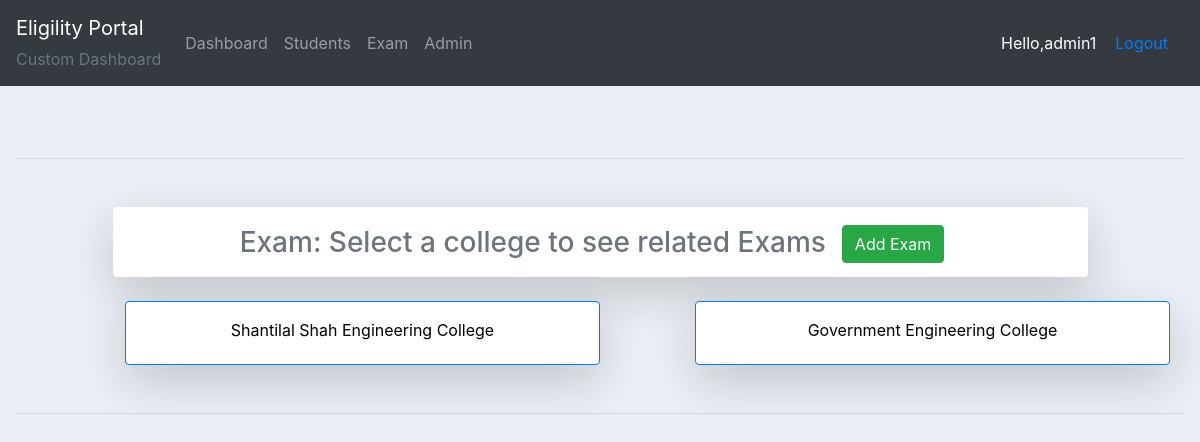
Page /adminapp/exam/ (signed in) on the committed database.
### exam/models.py (models this page shows)
class College(models.Model):
    clg_name = models.CharField(max_length=300)
    def __str__(self):
        return self.clg_name

### exam/decorators.py (the view)
        def wrapper_func(request, *args,  **kwargs):
            group = None
            if request.user.groups.exists():
                group = request.user.groups.all()[0].name
            if group in allowed_roles:
                return view_func(request, *args, **kwargs)
            else:
                return HttpResponse('Not Allowed')

### adminapp/views.py (called while the page is built)
@login_required(login_url='adminapp:loginadmin/')
@allowed_users(allowed_roles=['admin'])
def exam(request):
    college_list = College.objects.all()
    context = {'college_list':college_list}
    return render(request, 'adminapp/exam.html', context)

### adminapp/templates/adminapp/exam.html (shortened to what this page needs)
{% extends 'adminapp/main.html' %}
{% block content %}
<br>
<hr class="my-5">
<div class="colleges col-md-10 offset-md-1 shadow-lg bg-white rounded align-middle"><h3 class="head text-center text-muted align-middle">Exam: Select a college to see related Exams<span class="mx-3"><a href="{% url 'adminapp:addexam' %}" class="btn btn-success">Add Exam</a></span></h3></div>
<div class="container">
	<div class="row mt-3">
	{% for college in college_list %}
		<a href="{% url 'adminapp:college-exam' college.id %}" class="btn btn-primary hover col-md-5 offset-md-1 mt-2 shadow-lg p-3 bg-white rounded">
			<div>{{college}} </div>
		</a>
	{% endfor %}
	</div>
</div>
<br>
<hr class="my-4 bold">
{% endblock  %}

### adminapp/templates/adminapp/navbar.html (shortened to what this page needs)
{% load static %}
<nav class="navbar navbar-expand-lg navbar-dark bg-dark">
  <a class="navbar-brand" href="{% url 'adminapp:adminhome' %}">Eligility Portal
    <div class="text-muted"><small>Custom Dashboard</small></div>
  </a>
  <div class="collapse navbar-collapse" id="navbarNav">
    <ul class="navbar-nav">
      <li class="nav-item">
        <a class="nav-link" href="{% url 'adminapp:adminhome' %}">Dashboard</a>
      </li>
      <li class="nav-item">
        <a class="nav-link" href="{% url 'adminapp:all-students-data' %}">Students</a>
      </li>
      <li class="nav-item">
        <a class="nav-link" href="{% url 'adminapp:exam' %}">Exam</a>
      </li>
      <li class="nav-item">
        <a class="nav-link" href="{% url 'adminapp:adminuser' %}">Admin</a>
      </li>
    </ul>
  </div>
  <span id="user-mg">Hello,{{request.user}}</span>
  <span><a href="{% url 'adminapp:logoutadmin' %}" class="nav-link link-nav">Logout</a></span>
</nav>

### adminapp/static/adminapp/css/main.css (style rules this page uses)
body { background-color: #ebeff5; }

### adminapp/templates/adminapp/navbar.html (style rules this page uses)
#user-mg, #link-nav { color:#fff; margin-right: 3px; }

### adminapp/templates/adminapp/exam.html (style rules this page uses)
.hover { min-height: 4em; text-decoration: none; outline: none; text-align: center; align-items: center; color:black; }
.colleges { min-height: 2.5em; }
.head { line-height: 2.5em; }

### rows in the picture
College: clg_name "Shantilal Shah Engineering College"
College: clg_name "Government Engineering College"

### other values in the picture
{{ request.user }} "admin1"
